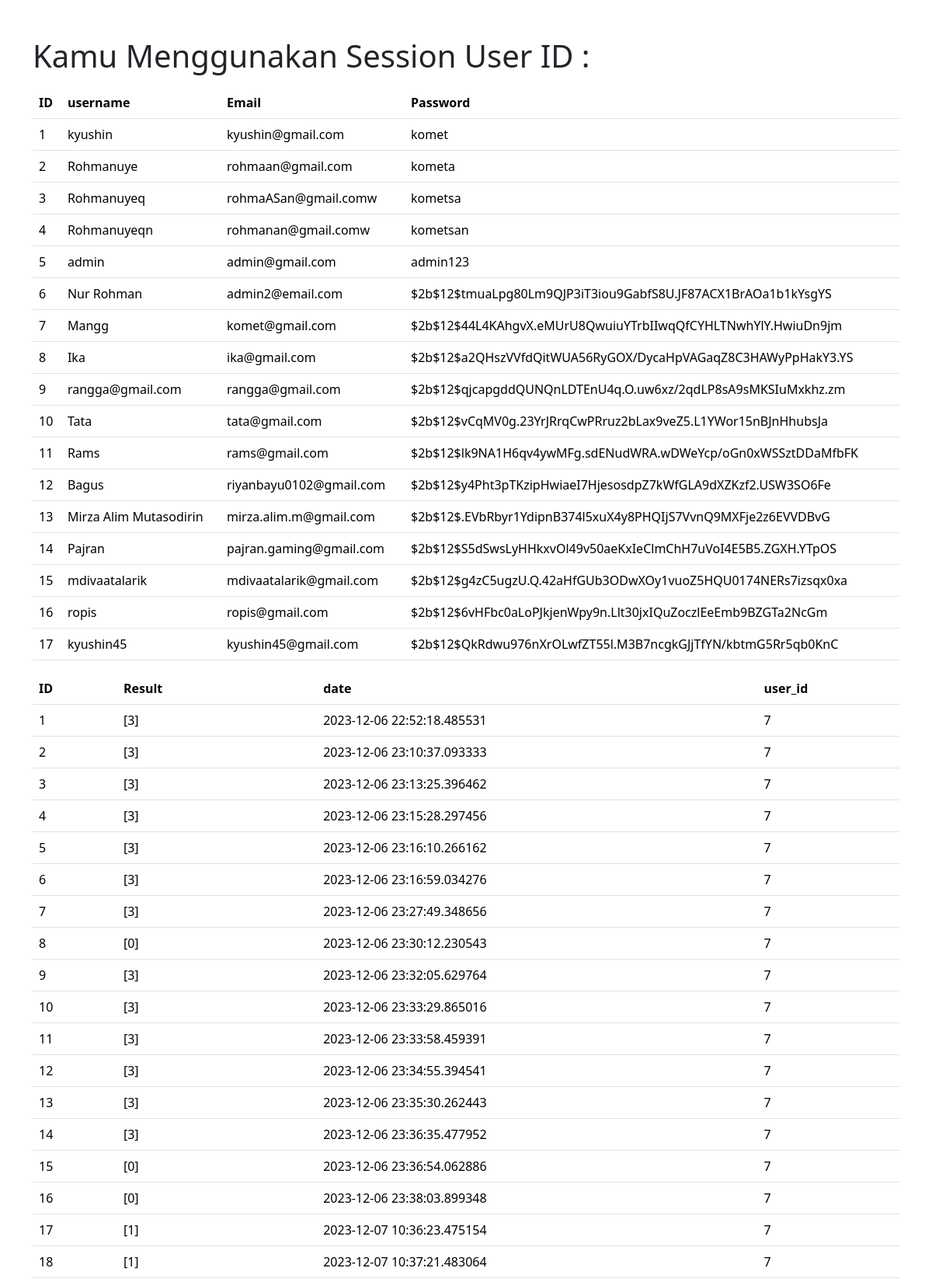
Page /list (upper part) on the committed database.
### app.py (models this page shows, shortened)
class User(db.Model):
    id = db.Column(db.Integer, primary_key=True)
    fullname = db.Column(db.String(100), nullable=False)
    email = db.Column(db.String(100), nullable=False)
    password = db.Column(db.String(256), nullable=False)
    history = db.relationship("History", backref="user")
    review = db.relationship("Review", backref="user")

class History(db.Model):
    id = db.Column(db.Integer, primary_key=True)
    result = db.Column(db.Integer, nullable=False)
    date = db.Column(db.DateTime, default=datetime.datetime.now)
    user_id = db.Column(db.Integer, db.ForeignKey('user.id'))

### app.py (the view)
@app.route("/list", methods=['GET', 'POST'])
def list():
    title = "K-Genz | List"
    users = db.session.execute(db.select(User).order_by(User.id)).scalars()
    historyq = db.session.execute(db.select(History).order_by(History.id)).scalars()
    return render_template("user/list.html", users = users, hist = historyq, title = title)

### templates/user/list.html (shortened to what this page needs)
<!DOCTYPE html>
<html lang="en">
<head>
    <link rel="stylesheet" href="{{ url_for('static', filename='css/bootstrap.css')}}">
</head>
<body>
    <div class="container mt-5">
        <h1>Kamu Menggunakan Session User ID : {{ ses }}</h1>
        <div class="form mt-3">
            <table class="table ">
                <tr>
                    <th scope="col">ID</th>
                    <th scope="col">username</th>
                    <th scope="col">Email</th>
                    <th scope="col">Password</th>
                </tr>
                {% for user in users %}
                <tr>
                    <td scope="row">{{user.id}}</td>
                    <td>{{user.fullname}}</td>
                    <td>{{user.email}}</td>
                    <td>{{user.password}}</td>
                </tr>
                {% endfor %}
            </table>
        </div>
    </div>
    <div class="container">
        <div class="form mt-3">
            <table class="table">
                <tr>
                    <th scope="col">ID</th>
                    <th scope="col">Result</th>
                    <th scope="col">date</th>
                    <th scope="col">user_id</th>
                </tr>
                {% for history in hist %}
                <tr>
                    <td scope="row">{{history.id}}</td>
                    <td>{{history.result}}</td>
                    <td>{{history.date}}</td>
                    <td>{{history.user_id}}</td>
                </tr>
                {% endfor %}
            </table>
        </div>
    </div>
</body>
</html>

### rows in the picture
User: id "1", fullname "kyushin", email "kyushin@gmail.com", password "komet"
User: id "2", fullname "Rohmanuye", email "rohmaan@gmail.com", password "kometa"
User: id "3", fullname "Rohmanuyeq", email "rohmaASan@gmail.comw", password "kometsa"
User: id "4", fullname "Rohmanuyeqn", email "rohmanan@gmail.comw", password "kometsan"
User: id "5", fullname "admin", email "admin@gmail.com", password "admin123"
User: id "6", fullname "Nur Rohman", email "admin2@email.com", password "$2b$12$tmuaLpg80Lm9QJP3iT3iou9GabfS8U.JF87ACX1BrAOa1b1kYsgYS"
User: id "7", fullname "Mangg", email "komet@gmail.com", password "$2b$12$44L4KAhgvX.eMUrU8QwuiuYTrbIIwqQfCYHLTNwhYlY.HwiuDn9jm"
User: id "8", fullname "Ika", email "ika@gmail.com", password "$2b$12$a2QHszVVfdQitWUA56RyGOX/DycaHpVAGaqZ8C3HAWyPpHakY3.YS"
User: id "9", fullname "rangga@gmail.com", email "rangga@gmail.com", password "$2b$12$qjcapgddQUNQnLDTEnU4q.O.uw6xz/2qdLP8sA9sMKSIuMxkhz.zm"
User: id "10", fullname "Tata", email "tata@gmail.com", password "$2b$12$vCqMV0g.23YrJRrqCwPRruz2bLax9veZ5.L1YWor15nBJnHhubsJa"
User: id "11", fullname "Rams", email "rams@gmail.com", password "$2b$12$lk9NA1H6qv4ywMFg.sdENudWRA.wDWeYcp/oGn0xWSSztDDaMfbFK"
User: id "12", fullname "Bagus", email "riyanbayu0102@gmail.com", password "$2b$12$y4Pht3pTKzipHwiaeI7HjesosdpZ7kWfGLA9dXZKzf2.USW3SO6Fe"
User: id "13", fullname "Mirza Alim Mutasodirin", email "mirza.alim.m@gmail.com", password "$2b$12$.EVbRbyr1YdipnB374l5xuX4y8PHQIjS7VvnQ9MXFje2z6EVVDBvG"
User: id "14", fullname "Pajran", email "pajran.gaming@gmail.com", password "$2b$12$S5dSwsLyHHkxvOl49v50aeKxIeClmChH7uVoI4E5B5.ZGXH.YTpOS"
User: id "15", fullname "mdivaatalarik", email "mdivaatalarik@gmail.com", password "$2b$12$g4zC5ugzU.Q.42aHfGUb3ODwXOy1vuoZ5HQU0174NERs7izsqx0xa"
User: id "16", fullname "ropis", email "ropis@gmail.com", password "$2b$12$6vHFbc0aLoPJkjenWpy9n.Llt30jxIQuZoczlEeEmb9BZGTa2NcGm"
User: id "17", fullname "kyushin45", email "kyushin45@gmail.com", password "$2b$12$QkRdwu976nXrOLwfZT55l.M3B7ncgkGJjTfYN/kbtmG5Rr5qb0KnC"
History: id "1", result "[3]", date "2023-12-06 22:52:18.485531", user_id "7"
History: id "2", result "[3]", date "2023-12-06 23:10:37.093333", user_id "7"
History: id "3", result "[3]", date "2023-12-06 23:13:25.396462", user_id "7"
History: id "4", result "[3]", date "2023-12-06 23:15:28.297456", user_id "7"
History: id "5", result "[3]", date "2023-12-06 23:16:10.266162", user_id "7"
History: id "6", result "[3]", date "2023-12-06 23:16:59.034276", user_id "7"
History: id "7", result "[3]", date "2023-12-06 23:27:49.348656", user_id "7"
History: id "8", result "[0]", date "2023-12-06 23:30:12.230543", user_id "7"
History: id "9", result "[3]", date "2023-12-06 23:32:05.629764", user_id "7"
History: id "10", result "[3]", date "2023-12-06 23:33:29.865016", user_id "7"
History: id "11", result "[3]", date "2023-12-06 23:33:58.459391", user_id "7"
History: id "12", result "[3]", date "2023-12-06 23:34:55.394541", user_id "7"
History: id "13", result "[3]", date "2023-12-06 23:35:30.262443", user_id "7"
History: id "14", result "[3]", date "2023-12-06 23:36:35.477952", user_id "7"
History: id "15", result "[0]", date "2023-12-06 23:36:54.062886", user_id "7"
History: id "16", result "[0]", date "2023-12-06 23:38:03.899348", user_id "7"
History: id "17", result "[1]", date "2023-12-07 10:36:23.475154", user_id "7"
History: id "18", result "[1]", date "2023-12-07 10:37:21.483064", user_id "7"
